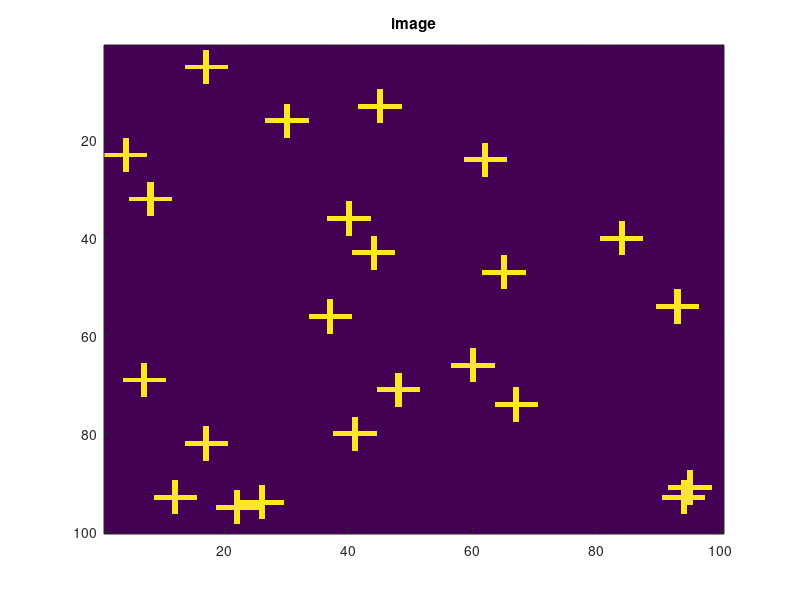

This figure's MATLAB source: (Note: this script raises an error after producing the figure.)
N = 100;
D = zeros(N, N);
k = 0;
while k < 23
    ix = randi(N);
    iy = randi(N);
    if 3 < ix && ix <= N-3 && 3 < iy && iy <= N-3
        k = k + 1;
        D(ix,iy) = 1;

        D(ix-3,iy) = 1;
        D(ix-2,iy) = 1;
        D(ix-1,iy) = 1;
        D(ix+1,iy) = 1;
        D(ix+2,iy) = 1;
        D(ix+3,iy) = 1;
        
        D(ix,iy-3) = 1;
        D(ix,iy-2) = 1;
        D(ix,iy-1) = 1;
        D(ix,iy+1) = 1;
        D(ix,iy+2) = 1;
        D(ix,iy+3) = 1;
    end
end
figure(1); imagesc(D);                                                 title('image');
figure(2); imagesc(autokov2 (D, 8, 8));        colorbar; colormap jet; title('autokov2');
figure(3); imagesc(autokorr2(D, 8, 8));        colorbar; colormap jet; title('autokorr2');
figure(4); imagesc(autokorr2_approx(D, 8, 8)); colorbar; colormap jet; title('autokorr2 approx');
figure(5); imagesc(autokov2_approx(D, 8, 8));  colorbar; colormap jet; title('autokov2 approx');
figure(6); X = xcorr2(D); Xh = ceil(size(X)/2); imagesc(X(Xh(1):end,Xh(2):end)); colorbar; colormap jet; title('xcorr2');
figure(7); imagesc(abs(fftshift(fft2(D-mean(mean(D)))))); colorbar; colormap jet; title('FFT');
